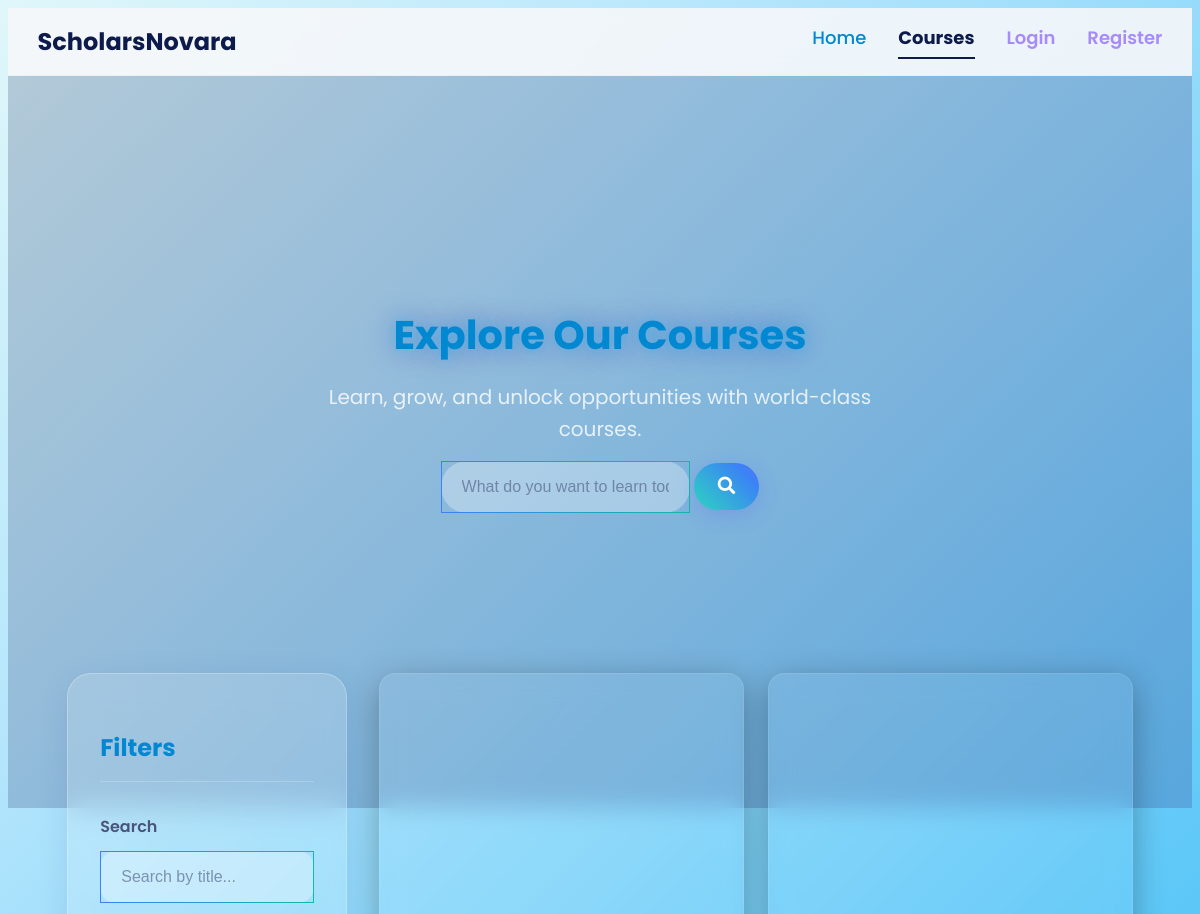
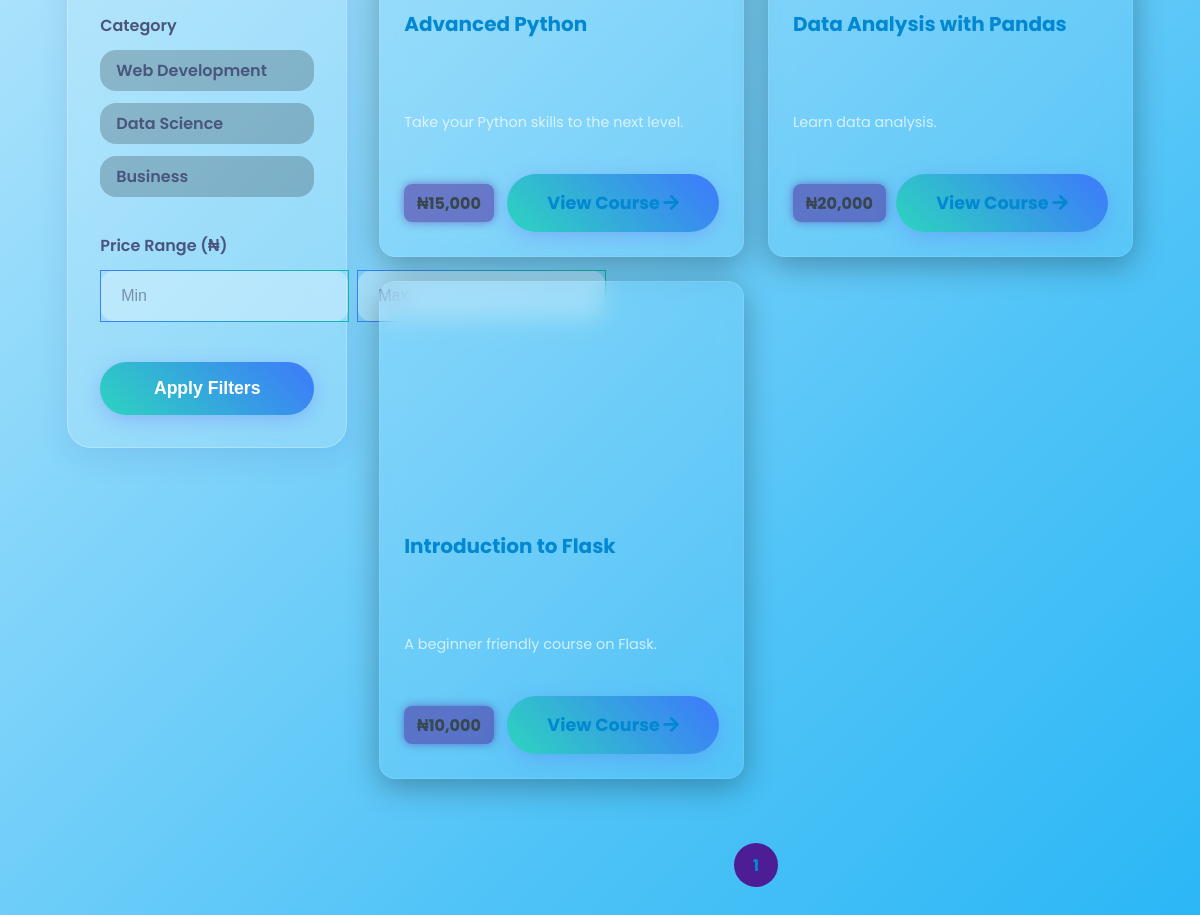
Screenshot of /courses with the database file from the repository (2 pictures, top to bottom).
### models.py (models this page shows, shortened)
class Category(db.Model):
    id = db.Column(db.Integer, primary_key=True)
    name = db.Column(db.String(100), unique=True, nullable=False)
    courses = db.relationship('Course', backref='category', lazy=True)

class Course(db.Model):
    id = db.Column(db.Integer, primary_key=True)
    created_at = db.Column(db.DateTime, default=datetime.utcnow)
    instructor_id = db.Column(db.Integer, db.ForeignKey('user.id'), nullable=False)
    title = db.Column(db.String(150), nullable=False)
    description = db.Column(db.Text, nullable=True)
    category_id = db.Column(db.Integer, db.ForeignKey('category.id'), nullable=False)
    price_naira = db.Column(db.Integer, nullable=False)
    approved = db.Column(db.Boolean, default=False, nullable=False)
    cover_image = db.Column(db.String(150), nullable=True)
    bank_name = db.Column(db.String(100), nullable=True)
    account_number = db.Column(db.String(20), nullable=True)
    account_name = db.Column(db.String(100), nullable=True)
    extra_instructions = db.Column(db.Text, nullable=True)
    final_exam_enabled = db.Column(db.Boolean, default=True)
    modules = db.relationship('Module', backref='course', lazy='dynamic', cascade="all, delete-orphan")
    comments = db.relationship('Comment', backref='course', lazy='dynamic', cascade="all, delete-orphan")
    enrollments = db.relationship('Enrollment', back_populates='course', lazy='dynamic', cascade="all, delete-orphan")
    final_exam = db.relationship('FinalExam', backref='course', uselist=False, cascade="all, delete-orphan")
    chat_room = db.relationship('ChatRoom', backref='course_room', uselist=False, cascade="all, delete-orphan")

### routes.py (the view)
@main.route('/courses')
def courses():
    page = request.args.get('page', 1, type=int)
    query = Course.query.filter_by(approved=True)
    search_term = request.args.get('search')
    if search_term:
        query = query.filter(Course.title.ilike(f'%{search_term}%'))
    category_ids = request.args.getlist('category')
    if category_ids:
        query = query.filter(Course.category_id.in_(category_ids))
    min_price = request.args.get('min_price', type=int)
    max_price = request.args.get('max_price', type=int)
    if min_price is not None:
        query = query.filter(Course.price_naira >= min_price)
    if max_price is not None:
        query = query.filter(Course.price_naira <= max_price)
    courses_pagination = query.order_by(Course.title).paginate(page=page, per_page=9)
    categories = Category.query.all()
    return render_template('courses.html', courses=courses_pagination, categories=categories)

### templates/courses.html (shortened to what this page needs)
{% extends "base.html" %}
{% block styles %}
    <link rel="stylesheet" href="{{ url_for('static', filename='css/courses.css') }}">
{% endblock %}
{% block content %}
<div class="courses-page-container">
    <section class="courses-hero">
        <div class="hero-content">
            <h1 class="hero-title">Explore Our Courses</h1>
            <p class="hero-subtitle">Learn, grow, and unlock opportunities with world-class courses.</p>
            <div class="hero-search-wrapper">
                <form action="{{ url_for('main.courses') }}" method="get" class="hero-search-form">
                    <input type="text" name="search" class="input-glassy" placeholder="What do you want to learn today?" value="{{ request.args.get('search', '') }}" style="border-radius: 9999px;">
                    <button type="submit" class="btn-primary-glass" style="padding: 0.8rem 1.5rem;"><i class="fas fa-search"></i></button>
                </form>
            </div>
        </div>
    </section>
    <div class="courses-layout">
        <aside class="filters-panel-wrapper">
            <div class="filters-panel form-container-glassy" style="padding: 2rem; margin: 0;">
                <h3 class="filter-title">Filters</h3>
                <form action="{{ url_for('main.courses') }}" method="get">
                    <div class="form-group">
                        <label for="search-filter" class="filter-label">Search</label>
                        <input type="text" id="search-filter" name="search" placeholder="Search by title..." class="input-glassy" value="{{ request.args.get('search', '') }}">
                    </div>
                    <div class="form-group">
                        <label class="filter-label">Category</label>
                        <div class="category-pills">
                            {% for category in categories %}
                                <div class="pill-option">
                                    <label for="cat-{{ category.id }}">{{ category.name }}</label>
                                </div>
                            {% endfor %}
                        </div>
                    </div>
                    <div class="form-group">
                        <label class="filter-label">Price Range (₦)</label>
                        <div class="price-inputs">
                            <input type="number" name="min_price" placeholder="Min" class="input-glassy" value="{{ request.args.get('min_price', '') }}">
                        </div>
                    </div>
                    <button type="submit" class="btn-primary-glass" style="width: 100%; margin-top: 1rem;">Apply Filters</button>
                </form>
            </div>
        </aside>
        <main class="course-grid-container">
            <div class="course-grid">
                {% if courses.items %}
                    {% for course in courses.items %}
                    <div class="course-card-item glass-card">
                        <div class="course-thumbnail" style="background-image: url('{{ url_for('static', filename='images/' + (course.cover_image or 'course_placeholder.jpg')) }}');"></div>
                        <div class="course-card-content">
                            <h4 class="course-card-title">{{ course.title }}</h4>
                            <p class="course-card-desc">{{ course.description | truncate(100) }}</p>
                            <div class="course-card-footer">
                                <span class="price-badge">₦{{ "{:,.0f}".format(course.price_naira) }}</span>
                                <a href="{{ url_for('main.course_detail', course_id=course.id) }}" class="btn-primary-glass compact-btn">View Course <i class="fas fa-arrow-right"></i></a>
                            </div>
                        </div>
                    </div>
                    {% endfor %}
                {% else %}
                    <p class="no-courses-found">No courses found that match your criteria.</p>
                {% endif %}
            </div>
            <div class="pagination-container">
                <div class="page-numbers">
                    {% for page_num in courses.iter_pages(left_edge=1, right_edge=1, left_current=1, right_current=2) %}
                        {% if page_num %}
                            <a href="{{ url_for('main.courses', page=page_num, **request.args) }}" class="page-number {{ 'active' if page_num == courses.page else '' }}">{{ page_num }}</a>
                        {% else %}
                            <span class="page-ellipsis">...</span>
                        {% endif %}
                    {% endfor %}
                </div>
            </div>
        </main>
    </div>
</div>
{% endblock %}

### static/css/forms.css (style rules this page uses)
.form-container-glassy { background: rgba(255, 255, 255, 0.15); backdrop-filter: blur(15px); -webkit-backdrop-filter: blur(15px); border: 1px solid rgba(255, 255, 255, 0.25); border-radius: 24px; padding: 3rem 3rem 5rem; max-width: 800px; margin: 2rem auto; box-shadow: 0 8px 32px rgba(31, 38, 135, 0.1); min-height: auto; }
.form-group { display: flex; flex-direction: column; }
.form-group label { font-weight: 600; color: #4a557d; margin-bottom: 0.75rem; }
.input-glassy { background: rgba(255, 255, 255, 0.3); border: 1px solid transparent; border-image: linear-gradient(to right, #3b82f6, #14b8a6) 1; border-radius: 16px; padding: 1rem 1.25rem; color: #1a2551; font-size: 1rem; transition: all 0.3s ease; }
.input-glassy::placeholder { color: rgba(74, 85, 125, 0.6); transition: opacity 0.3s ease; }
.btn-primary-glass { background-image: linear-gradient(45deg, #2dd4bf, #3b82f6, #a855f7); background-size: 200% auto; border: none; border-radius: 9999px; color: #fff; font-weight: 700; font-size: 1.1rem; padding: 1rem 2.5rem; cursor: pointer; transition: all 0.4s ease; box-shadow: 0 5px 20px rgba(99, 102, 241, 0.3); animation: pulse-off 2s infinite; }

### static/css/courses.css (style rules this page uses)
.courses-body { font-family: 'Poppins', sans-serif; background-color: #0F0F19; color: #fff; position: relative; }
.courses-body::before { content: ''; position: absolute; top: 0; left: 0; width: 100%; height: 100vh; background: linear-gradient(125deg, #0d1b4c, #4c1d95, #047857); background-size: 400% 400%; animation: gradient-mist 45s ease infinite; opacity: 0.2; z-index: -1; }
.courses-page-container { width: 90%; max-width: 1600px; margin: 0 auto; padding-top: 100px; padding-bottom: 4rem; }
.courses-hero { text-align: center; padding: 6rem 1rem; margin-bottom: 4rem; }
.hero-title { font-size: clamp(2.5rem, 6vw, 4.5rem); font-weight: 800; text-shadow: 0 0 15px rgba(0, 191, 255, 0.4), 0 0 30px rgba(76, 29, 149, 0.4); }
.hero-subtitle { font-size: 1.25rem; color: rgba(255, 255, 255, 0.8); margin-top: 1rem; margin-bottom: 2.5rem; max-width: 600px; margin-left: auto; margin-right: auto; }
.courses-layout { display: grid; grid-template-columns: 280px 1fr; gap: 2rem; }
.filters-panel { position: sticky; top: 100px; padding: 2rem; }
.filter-title { font-size: 1.5rem; font-weight: 700; margin-bottom: 2rem; border-bottom: 1px solid rgba(255,255,255,0.2); padding-bottom: 1rem; }
.filter-label { font-weight: 600; margin-bottom: 0.75rem; display: block; }
.price-inputs { display: flex; gap: 0.5rem; }
.category-pills .pill-option { margin-bottom: 0.5rem; }
.category-pills label { display: block; padding: 0.5rem 1rem; border-radius: 16px; background: rgba(0,0,0,0.2); cursor: pointer; transition: all 0.3s ease; }
.course-grid { display: grid; grid-template-columns: repeat(3, 1fr); gap: 1.5rem; }
.course-card-item { display: flex; flex-direction: column; overflow: hidden; transition: all 0.4s ease; }
.course-thumbnail { height: 200px; background-size: cover; background-position: center; transition: transform 0.4s ease; }
.course-card-content { padding: 1.5rem; flex-grow: 1; display: flex; flex-direction: column; }
.course-card-title { font-size: 1.25rem; font-weight: 700; margin-bottom: 0.5rem; line-height: 1.3; height: 3.9em; }
.course-card-desc { font-size: 0.9rem; color: rgba(255,255,255,0.7); flex-grow: 1; }
.course-card-footer { display: flex; justify-content: space-between; align-items: center; margin-top: 1.5rem; }
.price-badge { padding: 0.4rem 0.8rem; border-radius: 8px; background: rgba(76, 29, 149, 0.5); font-weight: bold; box-shadow: 0 0 10px rgba(76, 29, 149, 0.5); }
.pagination-container { display: flex; justify-content: center; align-items: center; margin-top: 4rem; gap: 0.5rem; }
.page-number, .pagination-arrow { display: flex; align-items: center; justify-content: center; width: 44px; height: 44px; border-radius: 50%; background: rgba(255,255,255,0.05); color: #fff; text-decoration: none; transition: all 0.3s ease; }
.page-number.active { background: #4c1d95; font-weight: bold; }
@media (max-width: 1200px) { .course-grid { grid-template-columns: repeat(2, 1fr); } }
.glass-card { background: rgba(255, 255, 255, 0.05); backdrop-filter: blur(12px); -webkit-backdrop-filter: blur(12px); border: 1px solid rgba(255, 255, 255, 0.1); border-radius: 16px; box-shadow: 0 8px 32px 0 rgba(0, 0, 0, 0.3); }

### rows the page displays
Category: name "Web Development"
Category: name "Data Science"
Category: name "Business"
Course: title "Advanced Python", description "Take your Python skills to the next level.", price_naira "15,000"
Course: title "Data Analysis with Pandas", description "Learn data analysis.", price_naira "20,000"
Course: title "Introduction to Flask", description "A beginner friendly course on Flask.", price_naira "10,000"

### other values shown
{{ page_num }} "1"
